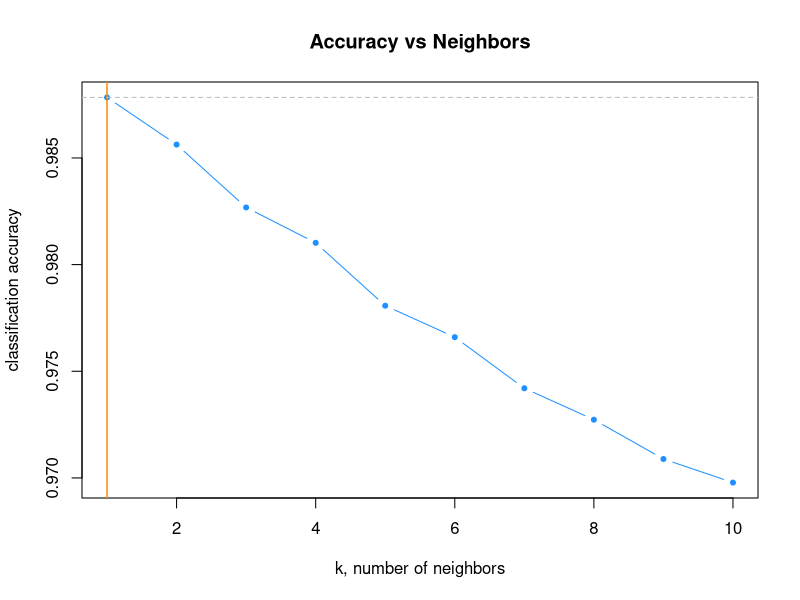
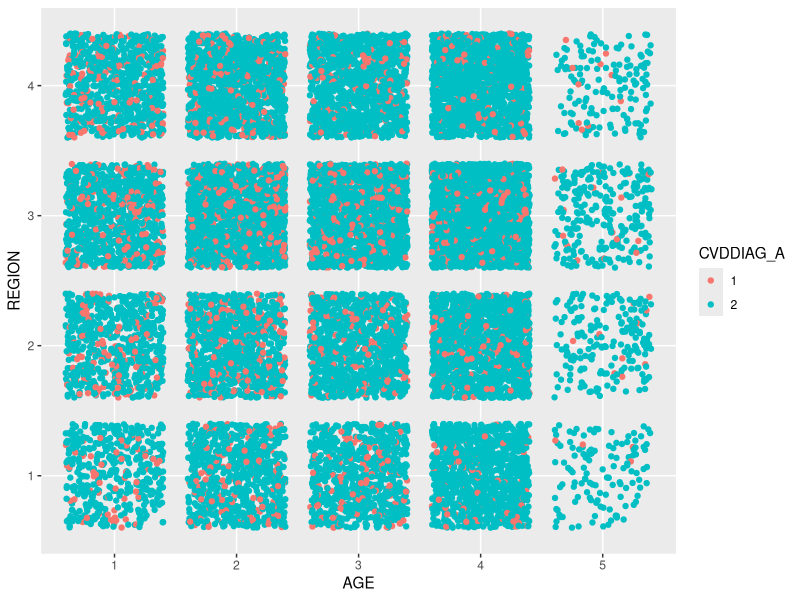

Reproduce these figures in R, in order.
## ---- chunk 1
library(tidyverse)
library(ggplot2)
library(plyr)
library(corrplot)
library(utils)
library(MASS)
library(ROCR)
library(caret)
library(gmodels)
library(class) # Knn algorithm
library(patchwork)
library(psych)
## ---- chunk 2
training_data <- read.csv('training_data.csv')
testing_data <- read.csv('testing_data.csv')
## ---- chunk 3
training_data <- training_data %>% 
  dplyr::select(-X)
training_data$NATUSBORN_A <- as.factor(training_data$NATUSBORN_A)
training_data$SEX_A <- as.factor(training_data$NATUSBORN_A)
training_data$CVDDIAG_A <- as.factor(training_data$CVDDIAG_A)
training_data$REGION <- as.factor(training_data$REGION)
training_data$HYPEV_A <- as.factor(training_data$HYPEV_A)
training_data$CHLEV_A <- as.factor(training_data$CHLEV_A)
training_data$ASEV_A <- as.factor(training_data$ASEV_A)
training_data$DIBEV_A <- as.factor(training_data$DIBEV_A)
training_data$MEDNG12M_A <- as.factor(training_data$MEDNG12M_A)
training_data$PAYWORRY_A <- as.factor(training_data$PAYWORRY_A)
training_data$RACEALLP_A <- as.factor(training_data$RACEALLP_A)
training_data$MEDRXTRT_A <- as.factor(training_data$MEDRXTRT_A)
training_data$HLTHCOND_A <- as.factor(training_data$HLTHCOND_A)
training_data$DEPEV_A <- as.factor(training_data$DEPEV_A)
training_data$AGE <- as.factor(training_data$AGE)
str(training_data)
## ---- chunk 4
testing_data <- testing_data %>% 
  dplyr::select(-X)
testing_data$NATUSBORN_A <- as.factor(testing_data$NATUSBORN_A)
testing_data$SEX_A <- as.factor(testing_data$NATUSBORN_A)
testing_data$CVDDIAG_A <- as.factor(testing_data$CVDDIAG_A)
testing_data$REGION <- as.factor(testing_data$REGION)
testing_data$HYPEV_A <- as.factor(testing_data$HYPEV_A)
testing_data$CHLEV_A <- as.factor(testing_data$CHLEV_A)
testing_data$ASEV_A <- as.factor(testing_data$ASEV_A)
testing_data$DIBEV_A <- as.factor(testing_data$DIBEV_A)
testing_data$MEDNG12M_A <- as.factor(testing_data$MEDNG12M_A)
testing_data$PAYWORRY_A <- as.factor(testing_data$PAYWORRY_A)
testing_data$RACEALLP_A <- as.factor(testing_data$RACEALLP_A)
testing_data$MEDRXTRT_A <- as.factor(testing_data$MEDRXTRT_A)
testing_data$HLTHCOND_A <- as.factor(testing_data$HLTHCOND_A)
testing_data$DEPEV_A <- as.factor(testing_data$DEPEV_A)
testing_data$AGE <- as.factor(testing_data$AGE)
str(testing_data)
## ---- chunk 5
knn_model = knn(training_data, testing_data, cl = training_data$CVDDIAG_A, k=2)
tab_knn = table(knn_model, testing_data$CVDDIAG_A)

(tab_knn[2] + tab_knn[3]) / (tab_knn[1] + tab_knn[2] + tab_knn[3] + tab_knn[4])
tab_knn
## ---- chunk 6
precision <- tab_knn[1] / (tab_knn[1] + tab_knn[3])
error_rate <- (tab_knn[2] + tab_knn[3]) / (tab_knn[1] + tab_knn[2] + tab_knn[3] + tab_knn[4])
accuracy <- 1 - error_rate
sensitivity <- tab_knn[4] / (tab_knn[3] + tab_knn[4])

cat("Precision:", precision, "\n")
cat("Accuracy:", accuracy, "\n")
cat("Error Rate:", error_rate, "\n")
cat("Sensitivity:", sensitivity)
## ---- chunk 7
accuracy = function(actual, predicted) {
  mean(actual == predicted)
}

accuracy(actual = testing_data$CVDDIAG_A,
         predicted = knn(train = training_data, 
                         test = testing_data, 
                         cl = training_data$CVDDIAG_A, k = 2))

## ---- chunk 8
set.seed(42)
k_to_try = 1:10
acc_k = rep(x = 0, times = length(k_to_try))

accuracy = function(actual, predicted) {
  mean(actual == predicted)
}

for(i in seq_along(k_to_try)) {
  pred = knn(train = training_data, 
             test = testing_data, 
             cl = training_data$CVDDIAG_A, 
             k = k_to_try[i])
  acc_k[i] = accuracy(testing_data$CVDDIAG_A, pred)
}
## ---- chunk 9
# plot accuracy vs choice of k
plot(acc_k, type = "b", col = "dodgerblue", cex = 1, pch = 20, 
     xlab = "k, number of neighbors", ylab = "classification accuracy",
     main = "Accuracy vs Neighbors")
# add lines indicating k with best accuracy
abline(v = which(acc_k == max(acc_k)), col = "darkorange", lwd = 1.5)
# add line for max accuracy seen
abline(h = max(acc_k), col = "grey", lty = 2)
# add line for prevalence in test set
abline(h = mean(testing_data$CVDDIAG_A == "2"), col = "grey", lty = 2)
## ---- chunk 10
boundary <- function(model, data, class = NULL, predict_type = "class",
  resolution = 100, showgrid = TRUE, ...) {

  if(!is.null(class)) cl <- data[,class] else cl <- 1
  data <- data[,1:2]
  k <- length(unique(cl))

  plot(data, col = as.integer(cl)+1L, pch = as.integer(cl)+1L, ...)

  # make grid
  r <- sapply(data, range, na.rm = TRUE)
  xs <- seq(r[1,1], r[2,1], length.out = resolution)
  ys <- seq(r[1,2], r[2,2], length.out = resolution)
  g <- cbind(rep(xs, each=resolution), rep(ys, time = resolution))
  colnames(g) <- colnames(r)
  g <- as.data.frame(g)

  ### guess how to get class labels from predict
  ### (unfortunately not very consistent between models)
  p <- predict(model, g, type = predict_type)
  if(is.list(p)) p <- p$class
  p <- as.factor(p)

  if(showgrid) points(g, col = as.integer(p)+1L, pch = ".")

  z <- matrix(as.integer(p), nrow = resolution, byrow = TRUE)
  contour(xs, ys, z, add = TRUE, drawlabels = FALSE,
    lwd = 2, levels = (1:(k-1))+.5)

  invisible(z)
}



## ---- chunk 11
ggplot(training_data, aes(x = AGE, y = REGION, color = CVDDIAG_A)) +
  geom_point(position='jitter')
## ---- chunk 12
training_data %>%
  dplyr::select(AGE, REGION, CVDDIAG_A) %>%
  group_by(AGE, REGION, CVDDIAG_A) %>%
  dplyr::count() %>%
  group_by(AGE) %>%
  mutate(total = sum(n)) %>%
  mutate(percentage = n / total)
